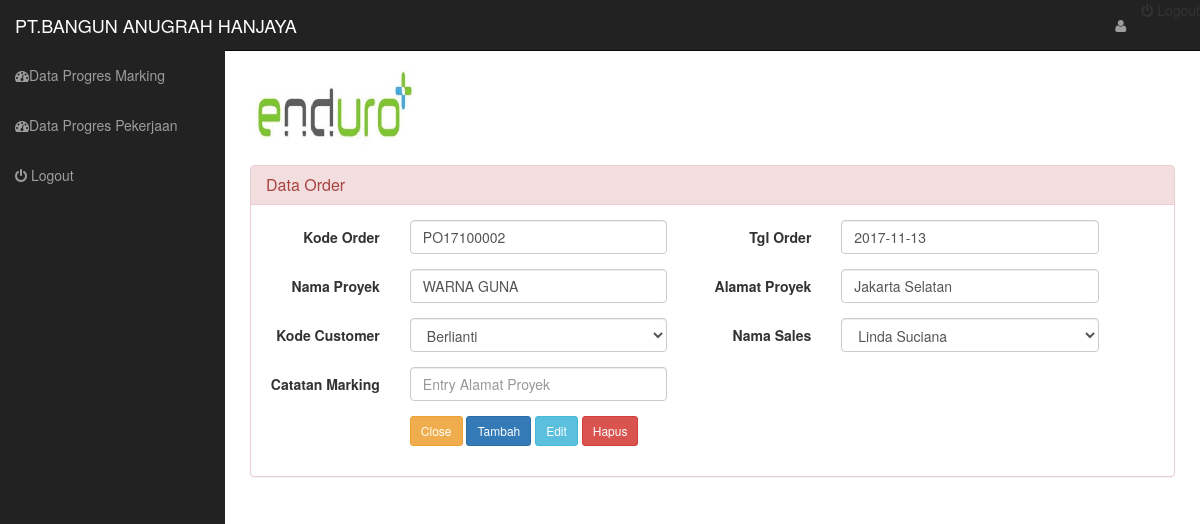
Page /order_iud.php?id=4 on the committed database.
### tables this page shows
CREATE TABLE IF NOT EXISTS `tabel_order` (
`id` int(11) NOT NULL,
  `kode_order` varchar(12) DEFAULT NULL,
  `tgl_order` date DEFAULT NULL,
  `nama_proyek` varchar(20) DEFAULT NULL,
  `alamat_proyek` text,
  `kode_customer` char(4) DEFAULT NULL,
  `kode_sales` char(4) DEFAULT NULL,
  `kode_teknisi_1` char(4) DEFAULT NULL,
  `kode_teknisi_2` char(4) DEFAULT NULL,
  `catatan_progres` text
);

### order_iud.php (the view, shortened to what this page needs)
<?php
include 'header.php' ;
$sql = 'select * from tabel_order ';
$sql .= 'where id = "'.$_GET['id'].'"';
$query = mysql_query($sql );
$jml_data = mysql_num_rows($query)  ;
if  ($jml_data != 0){ $data = mysql_fetch_array($query); }
?>
<div class='panel panel-danger'>
	<div class='panel-heading'>
		<h2 class='panel-title'>Data Order</h2>
	</div>
	<div class='panel-body'>
		<form method='post' class='form-horizontal' role='form'>
			<div class='row'>
			<div class='form-group col-md-6  '>
				<label class='col-sm-4 col-md-4 col-xs-4 control-label'>Kode Order</label>
				<div class='col-sm-8 col-md-8 col-xs-8' >
					<input class='form-control' id='kode_order' name='kode_order' type='text' placeholder='Masukanan Kode Order ' value='<?php  echo $jml_data == 0 ? '' : $data['kode_order'] ;?>'>
				</div>
			</div>
			<div class='form-group col-md-6  '>
				<label class='col-sm-4 col-md-4 col-xs-4 control-label'>Tgl Order</label>
				<div class='col-sm-8 col-md-8 col-xs-8' >
					<input class='form-control' id='tgl_order' name='tgl_order' type='text' placeholder='Masukanan Tgl Order ' value='<?php  echo $jml_data == 0 ? '' : $data['tgl_order'] ;?>'>
				</div>
			</div>
			<div class='form-group col-md-6  '>
				<label class='col-sm-4 col-md-4 col-xs-4 control-label'>Nama Proyek</label>
				<div class='col-sm-8 col-md-8 col-xs-8' >
					<input class='form-control' id='nama_proyek' name='nama_proyek' type='text' placeholder='Masukanan Nama Proyek ' value='<?php  echo $jml_data == 0 ? '' : $data['nama_proyek'] ;?>'>
				</div>
			</div>
			<div class='form-group col-md-6  '>
				<label class='col-sm-4 col-md-4 col-xs-4 control-label'>Alamat Proyek</label>
				<div class='col-sm-8 col-md-8 col-xs-8' >
					<input class='form-control summernote' rows='3'  id='alamat_proyek'  name = 'alamat_proyek'  value="<?php  echo $jml_data == 0 ? '' : $data['alamat_proyek'] ;?>" placeholder='Entry Alamat Proyek' />
				</div>
			</div>
			<div class='form-group col-md-6  '>
				<label class='col-sm-4 col-md-4 col-xs-4 control-label'>Kode Customer</label>
				<div class='col-sm-8 col-md-8 col-xs-8' >
				</div>
			</div>
			<div class='form-group col-md-6  '>
				<label class='col-sm-4 col-md-4 col-xs-4 control-label'>Nama Sales</label>
				<div class='col-sm-8 col-md-8 col-xs-8' >
				</div>
			</div>
			<div class='form-group col-md-6  '>
				<label class='col-sm-4 col-md-4 col-xs-4 control-label'>Catatan Marking</label>
				<div class='col-sm-8 col-md-8 col-xs-8' >
					<input class='form-control summernote' rows='3'  id='catatan_progres'  name = 'catatan_progres'  value="<?php  echo $jml_data == 0 ? '' : $data['catatan_progres'] ;?>" placeholder='Entry Alamat Proyek' />
				</div>
			</div>
			</div>
			<div class='row'>
				<div class='form-group  col-md-6'>
					<label class='col-sm-4 col-md-4 control-label'></label>
					<div class='col-sm-8 col-md-8'>
						<button type='submit' name='cancel' class='btn btn-sm btn-warning'>Close</button>
						<button type='submit' name='add' class='btn btn-sm btn-primary'>Tambah</button>
						<button type='submit' name='update' class='btn btn-sm btn-info'>Edit</button>
						<button type='submit' name='delete' class='btn btn-sm btn-danger'>Hapus</button>
					</div>
				</div>
			</div>
		</form>
	</div>
</div>
<?php
include 'footer.php' ;
?>

### rows in the picture
tabel_order: kode_order "PO17100002", tgl_order "2017-11-13", nama_proyek "WARNA GUNA", alamat_proyek "Jakarta Selatan"

### other values in the picture
form field kode_customer "Berlianti"
form field kode_sales "Linda Suciana"
